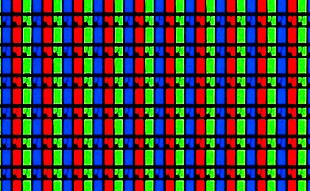
#> input picture DIP-NS-Ritabrata/rgb2.jpg, 310 x 191 px
$ python component.py
#> lines starting #> are read from the running program, lines starting #| are printed output that depends on the picture
import cv2
import numpy as np

img = cv2.imread('rgb2.jpg')
#> img is the input picture: shape (191, 310, 3); mean B, G, R 65.6, 67.6, 68

blue,green,red = cv2.split(img)
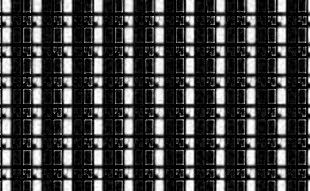
#> blue: shape (191, 310); min 0, max 255, mean 65.6
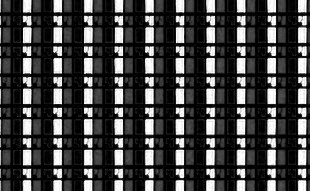
#> green: shape (191, 310); min 0, max 255, mean 67.6
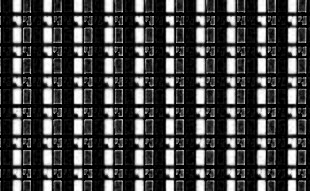
#> red: shape (191, 310); min 0, max 255, mean 68

zeros=np.zeros(blue.shape,np.uint8)

blueBGR=cv2.merge([blue,zeros,zeros])
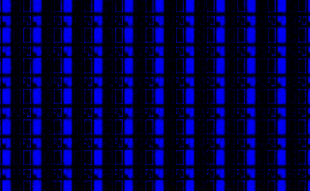
#> blueBGR: shape (191, 310, 3); mean of channels 0, 1, 2 65.6, 0, 0; drawn as B, G, R
greenBGR=cv2.merge([zeros,green,zeros])
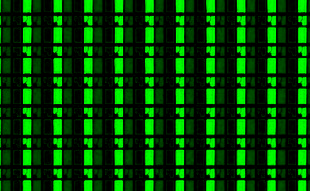
#> greenBGR: shape (191, 310, 3); mean of channels 0, 1, 2 0, 67.6, 0; drawn as B, G, R
redBGR=cv2.merge([zeros,zeros,red])
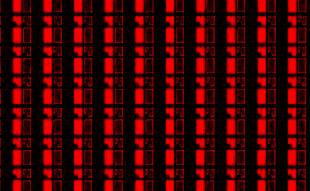
#> redBGR: shape (191, 310, 3); mean of channels 0, 1, 2 0, 0, 68; drawn as B, G, R

cv2.imshow('RGB image',img)
cv2.imshow('Blue Channel',blueBGR)
cv2.imshow('Green Channel',greenBGR)
cv2.imshow('Red Channel',redBGR)
